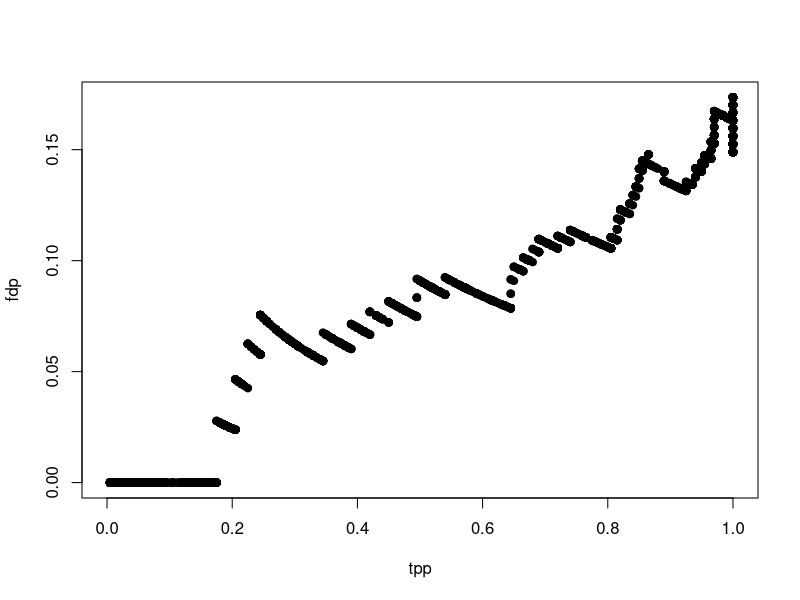

This chart was generated by the following R code:
library(dplyr)
library(glmnet)
library(magrittr)

generateY <- function(betas, X) {
    n <- nrow(X)
    y <- X %*% betas + rnorm(n=n, mean=0, sd=1)
    return(y)
}

getDesignMatrix <- function(betas, n) {
    mat <- {}
    p <- length(betas)
    for(i in 1:n) {
        mat <- rbind(mat, generateX(betas))
    }
    return(mat)
}

generateX <- function(betas) {
    p <- length(betas)
    x <- rnorm(n=p, mean=0, sd=1)
    return(x)
}

getFDP <- function(beta_true, beta_hat) {
    numerator <- ifelse(beta_hat != 0 & beta_true == 0, 1, 0) %>%
        sum
    denominator <- beta_hat[beta_hat != 0] %>% 
        length
    return(numerator/denominator)
}

getTPP <- function(beta_true, beta_hat) {
    numerator <- ifelse(beta_hat != 0 & beta_true != 0, 1, 0) %>%
        sum
    denominator <- beta_true[beta_true != 0] %>% 
        length
    return(numerator/denominator)
}

n <- 1010
betas <- c(rep(4, 200), rep(0, 800))

X <- getDesignMatrix(betas, n)
y <- generateY(betas, X)

lambdas <- 1

nlambda <- 20000
max_lambda <- 5*sum(betas)
lambdas <- max_lambda*exp(-seq(0.001, 10, length.out=nlambda))
lasso_mod <- glmnet::glmnet(X, y, alpha=1, lambda=lambdas)
beta_lasso <- lasso_mod$beta

ols_mod <- lm(y ~ X)
beta_ols <- ols_mod$coef

ols_order <- beta_ols %>%
    order

fdp <- {}
tpp <- {}
for(i in 1:length(lambdas)) {
    beta_hat <- beta_lasso[, i]
    fdp[i] <- getFDP(betas, beta_hat)
    tpp[i] <- getTPP(betas, beta_hat)
}

# Reproduce Figure 1 of Su et al.
pdf("Figures/Figure1.pdf", width=10, height=6)
plot(fdp ~ tpp, pch=19, lwd=1)
dev.off()
